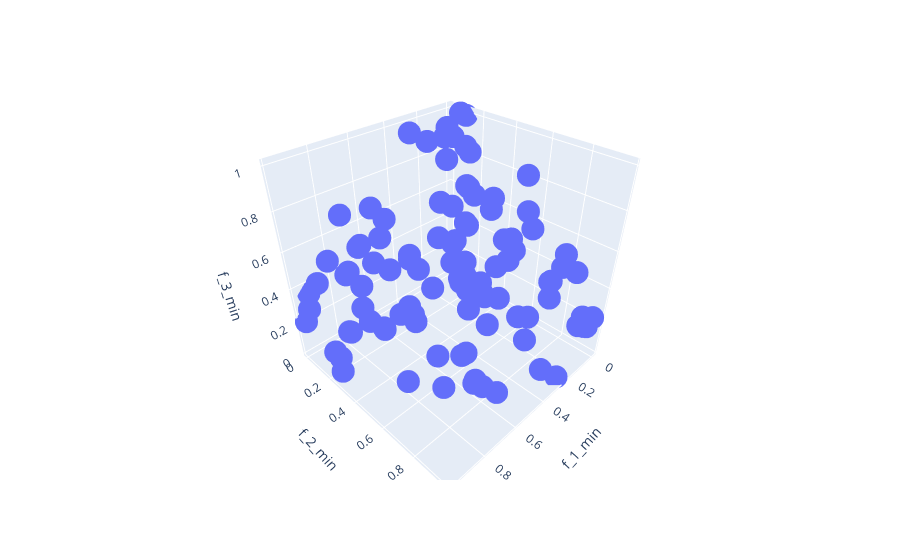

Here is the notebook cell this chart was saved with:
### Code cell
px.scatter_3d(a.outputs["f_1_min", "f_2_min", "f_3_min"],
              x="f_1_min", y="f_2_min", z="f_3_min")
